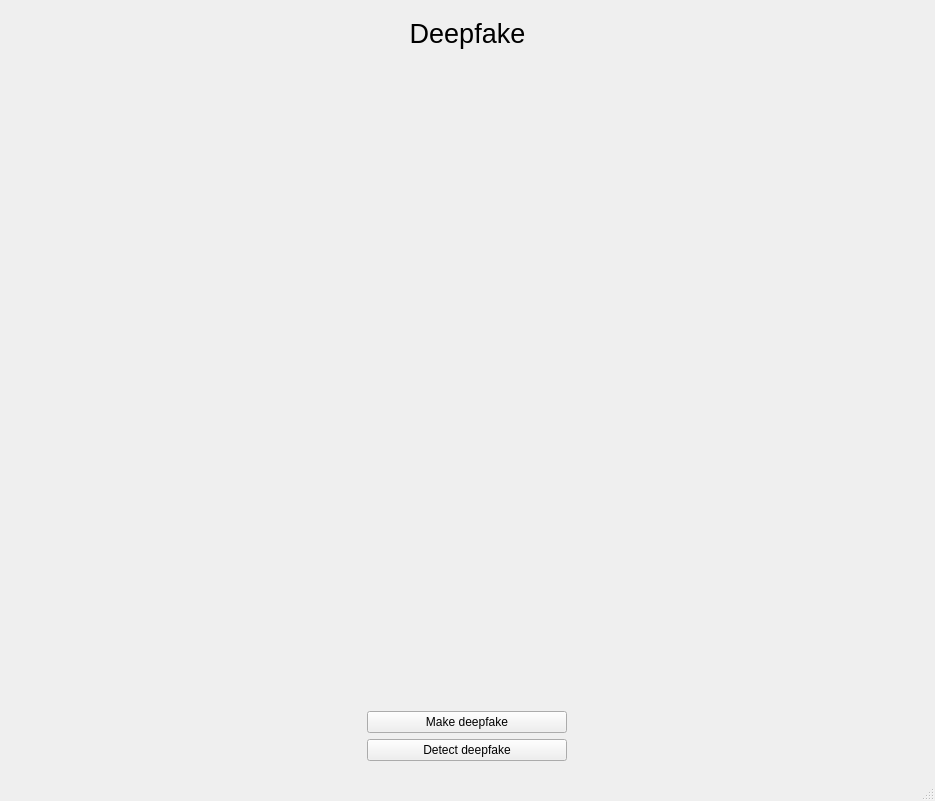
<?xml version="1.0" encoding="UTF-8"?>
<ui version="4.0">
 <class>app</class>
 <widget class="QMainWindow" name="app">
  <property name="geometry">
   <rect>
    <x>0</x>
    <y>0</y>
    <width>935</width>
    <height>801</height>
   </rect>
  </property>
  <property name="windowTitle">
   <string>MainWindow</string>
  </property>
  <widget class="QWidget" name="centralwidget">
   <layout class="QVBoxLayout" name="verticalLayout_2">
    <item>
     <widget class="QStackedWidget" name="stacked_widget">
      <property name="currentIndex">
       <number>0</number>
      </property>
      <widget class="QWidget" name="page">
       <layout class="QVBoxLayout" name="verticalLayout">
        <item>
         <layout class="QVBoxLayout" name="main_layout">
          <item>
           <widget class="QLabel" name="label">
            <property name="font">
             <font>
              <pointsize>20</pointsize>
             </font>
            </property>
            <property name="text">
             <string>Deepfake</string>
            </property>
            <property name="alignment">
             <set>Qt::AlignCenter</set>
            </property>
           </widget>
          </item>
          <item>
           <spacer name="verticalSpacer">
            <property name="orientation">
             <enum>Qt::Vertical</enum>
            </property>
            <property name="sizeHint" stdset="0">
             <size>
              <width>20</width>
              <height>40</height>
             </size>
            </property>
           </spacer>
          </item>
          <item alignment="Qt::AlignHCenter">
           <widget class="QPushButton" name="make_deepfake_btn">
            <property name="minimumSize">
             <size>
              <width>200</width>
              <height>0</height>
             </size>
            </property>
            <property name="maximumSize">
             <size>
              <width>200</width>
              <height>16777215</height>
             </size>
            </property>
            <property name="text">
             <string>Make deepfake</string>
            </property>
           </widget>
          </item>
          <item alignment="Qt::AlignHCenter">
           <widget class="QPushButton" name="detect_deepfake_btn">
            <property name="minimumSize">
             <size>
              <width>200</width>
              <height>0</height>
             </size>
            </property>
            <property name="maximumSize">
             <size>
              <width>200</width>
              <height>16777215</height>
             </size>
            </property>
            <property name="text">
             <string>Detect deepfake</string>
            </property>
           </widget>
          </item>
         </layout>
        </item>
       </layout>
      </widget>
      <widget class="QWidget" name="page_2"/>
     </widget>
    </item>
   </layout>
  </widget>
  <widget class="QMenuBar" name="menubar">
   <property name="geometry">
    <rect>
     <x>0</x>
     <y>0</y>
     <width>935</width>
     <height>26</height>
    </rect>
   </property>
  </widget>
  <widget class="QStatusBar" name="statusbar"/>
 </widget>
 <resources/>
 <connections/>
</ui>
